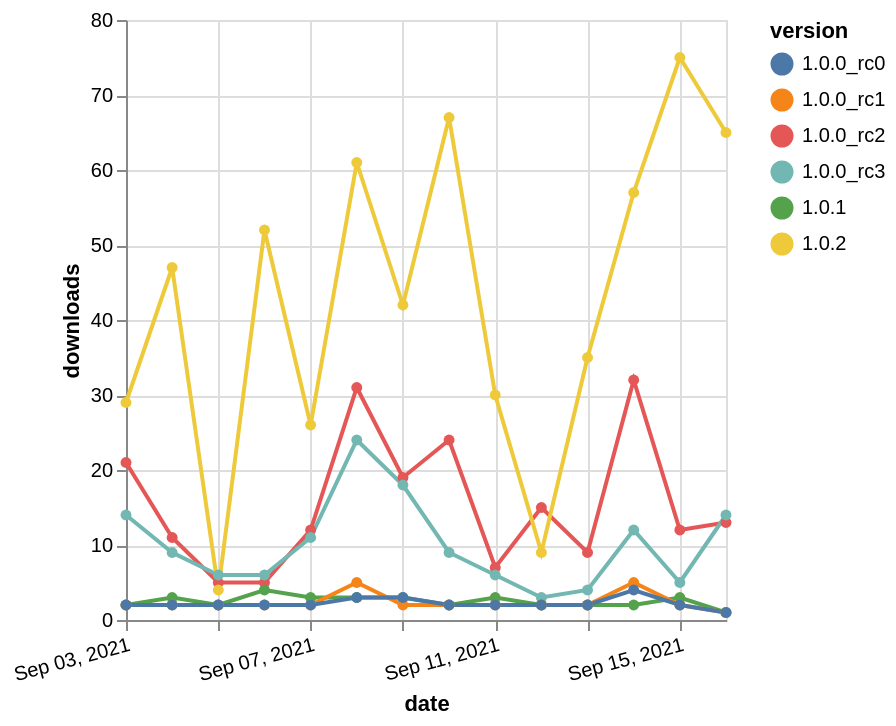

Express this chart as Vega-Lite.
### Vega-Lite specification from a JSON file in a GitHub repository (floating-point values rounded to 4 significant figures)
{"$schema": "https://vega.github.io/schema/vega-lite/v5.json", "description": "A simple bar chart with embedded data.", "data": {"values": [{"date": "2021-09-03", "total": 17078, "delta": 21, "version": "1.0.0_rc2"}, {"date": "2021-09-04", "total": 17089, "delta": 11, "version": "1.0.0_rc2"}, {"date": "2021-09-05", "total": 17094, "delta": 5, "version": "1.0.0_rc2"}, {"date": "2021-09-06", "total": 17099, "delta": 5, "version": "1.0.0_rc2"}, {"date": "2021-09-07", "total": 17111, "delta": 12, "version": "1.0.0_rc2"}, {"date": "2021-09-08", "total": 17142, "delta": 31, "version": "1.0.0_rc2"}, {"date": "2021-09-09", "total": 17161, "delta": 19, "version": "1.0.0_rc2"}, {"date": "2021-09-10", "total": 17185, "delta": 24, "version": "1.0.0_rc2"}, {"date": "2021-09-11", "total": 17192, "delta": 7, "version": "1.0.0_rc2"}, {"date": "2021-09-12", "total": 17207, "delta": 15, "version": "1.0.0_rc2"}, {"date": "2021-09-13", "total": 17216, "delta": 9, "version": "1.0.0_rc2"}, {"date": "2021-09-14", "total": 17248, "delta": 32, "version": "1.0.0_rc2"}, {"date": "2021-09-15", "total": 17260, "delta": 12, "version": "1.0.0_rc2"}, {"date": "2021-09-16", "total": 17273, "delta": 13, "version": "1.0.0_rc2"}, {"date": "2021-09-03", "total": 11427, "delta": 14, "version": "1.0.0_rc3"}, {"date": "2021-09-04", "total": 11436, "delta": 9, "version": "1.0.0_rc3"}, {"date": "2021-09-05", "total": 11442, "delta": 6, "version": "1.0.0_rc3"}, {"date": "2021-09-06", "total": 11448, "delta": 6, "version": "1.0.0_rc3"}, {"date": "2021-09-07", "total": 11459, "delta": 11, "version": "1.0.0_rc3"}, {"date": "2021-09-08", "total": 11483, "delta": 24, "version": "1.0.0_rc3"}, {"date": "2021-09-09", "total": 11501, "delta": 18, "version": "1.0.0_rc3"}, {"date": "2021-09-10", "total": 11510, "delta": 9, "version": "1.0.0_rc3"}, {"date": "2021-09-11", "total": 11516, "delta": 6, "version": "1.0.0_rc3"}, {"date": "2021-09-12", "total": 11519, "delta": 3, "version": "1.0.0_rc3"}, {"date": "2021-09-13", "total": 11523, "delta": 4, "version": "1.0.0_rc3"}, {"date": "2021-09-14", "total": 11535, "delta": 12, "version": "1.0.0_rc3"}, {"date": "2021-09-15", "total": 11540, "delta": 5, "version": "1.0.0_rc3"}, {"date": "2021-09-16", "total": 11554, "delta": 14, "version": "1.0.0_rc3"}, {"date": "2021-09-03", "total": 3599, "delta": 2, "version": "1.0.1"}, {"date": "2021-09-04", "total": 3602, "delta": 3, "version": "1.0.1"}, {"date": "2021-09-05", "total": 3604, "delta": 2, "version": "1.0.1"}, {"date": "2021-09-06", "total": 3608, "delta": 4, "version": "1.0.1"}, {"date": "2021-09-07", "total": 3611, "delta": 3, "version": "1.0.1"}, {"date": "2021-09-08", "total": 3614, "delta": 3, "version": "1.0.1"}, {"date": "2021-09-09", "total": 3617, "delta": 3, "version": "1.0.1"}, {"date": "2021-09-10", "total": 3619, "delta": 2, "version": "1.0.1"}, {"date": "2021-09-11", "total": 3622, "delta": 3, "version": "1.0.1"}, {"date": "2021-09-12", "total": 3624, "delta": 2, "version": "1.0.1"}, {"date": "2021-09-13", "total": 3626, "delta": 2, "version": "1.0.1"}, {"date": "2021-09-14", "total": 3628, "delta": 2, "version": "1.0.1"}, {"date": "2021-09-15", "total": 3631, "delta": 3, "version": "1.0.1"}, {"date": "2021-09-16", "total": 3632, "delta": 1, "version": "1.0.1"}, {"date": "2021-09-03", "total": 15804, "delta": 2, "version": "1.0.0_rc1"}, {"date": "2021-09-04", "total": 15806, "delta": 2, "version": "1.0.0_rc1"}, {"date": "2021-09-05", "total": 15808, "delta": 2, "version": "1.0.0_rc1"}, {"date": "2021-09-06", "total": 15810, "delta": 2, "version": "1.0.0_rc1"}, {"date": "2021-09-07", "total": 15812, "delta": 2, "version": "1.0.0_rc1"}, {"date": "2021-09-08", "total": 15817, "delta": 5, "version": "1.0.0_rc1"}, {"date": "2021-09-09", "total": 15819, "delta": 2, "version": "1.0.0_rc1"}, {"date": "2021-09-10", "total": 15821, "delta": 2, "version": "1.0.0_rc1"}, {"date": "2021-09-11", "total": 15823, "delta": 2, "version": "1.0.0_rc1"}, {"date": "2021-09-12", "total": 15825, "delta": 2, "version": "1.0.0_rc1"}, {"date": "2021-09-13", "total": 15827, "delta": 2, "version": "1.0.0_rc1"}, {"date": "2021-09-14", "total": 15832, "delta": 5, "version": "1.0.0_rc1"}, {"date": "2021-09-15", "total": 15834, "delta": 2, "version": "1.0.0_rc1"}, {"date": "2021-09-16", "total": 15835, "delta": 1, "version": "1.0.0_rc1"}, {"date": "2021-09-03", "total": 7987, "delta": 29, "version": "1.0.2"}, {"date": "2021-09-04", "total": 8034, "delta": 47, "version": "1.0.2"}, {"date": "2021-09-05", "total": 8038, "delta": 4, "version": "1.0.2"}, {"date": "2021-09-06", "total": 8090, "delta": 52, "version": "1.0.2"}, {"date": "2021-09-07", "total": 8116, "delta": 26, "version": "1.0.2"}, {"date": "2021-09-08", "total": 8177, "delta": 61, "version": "1.0.2"}, {"date": "2021-09-09", "total": 8219, "delta": 42, "version": "1.0.2"}, {"date": "2021-09-10", "total": 8286, "delta": 67, "version": "1.0.2"}, {"date": "2021-09-11", "total": 8316, "delta": 30, "version": "1.0.2"}, {"date": "2021-09-12", "total": 8325, "delta": 9, "version": "1.0.2"}, {"date": "2021-09-13", "total": 8360, "delta": 35, "version": "1.0.2"}, {"date": "2021-09-14", "total": 8417, "delta": 57, "version": "1.0.2"}, {"date": "2021-09-15", "total": 8492, "delta": 75, "version": "1.0.2"}, {"date": "2021-09-16", "total": 8557, "delta": 65, "version": "1.0.2"}, {"date": "2021-09-03", "total": 4962, "delta": 2, "version": "1.0.0_rc0"}, {"date": "2021-09-04", "total": 4964, "delta": 2, "version": "1.0.0_rc0"}, {"date": "2021-09-05", "total": 4966, "delta": 2, "version": "1.0.0_rc0"}, {"date": "2021-09-06", "total": 4968, "delta": 2, "version": "1.0.0_rc0"}, {"date": "2021-09-07", "total": 4970, "delta": 2, "version": "1.0.0_rc0"}, {"date": "2021-09-08", "total": 4973, "delta": 3, "version": "1.0.0_rc0"}, {"date": "2021-09-09", "total": 4976, "delta": 3, "version": "1.0.0_rc0"}, {"date": "2021-09-10", "total": 4978, "delta": 2, "version": "1.0.0_rc0"}, {"date": "2021-09-11", "total": 4980, "delta": 2, "version": "1.0.0_rc0"}, {"date": "2021-09-12", "total": 4982, "delta": 2, "version": "1.0.0_rc0"}, {"date": "2021-09-13", "total": 4984, "delta": 2, "version": "1.0.0_rc0"}, {"date": "2021-09-14", "total": 4988, "delta": 4, "version": "1.0.0_rc0"}, {"date": "2021-09-15", "total": 4990, "delta": 2, "version": "1.0.0_rc0"}, {"date": "2021-09-16", "total": 4991, "delta": 1, "version": "1.0.0_rc0"}]}, "width": "container", "mark": {"type": "line", "point": {"filled": true}}, "encoding": {"x": {"field": "date", "type": "temporal", "timeUnit": "yearmonthdate", "title": "date", "axis": {"labelAngle": -15}}, "y": {"field": "delta", "type": "quantitative", "title": "downloads"}, "color": {"field": "version", "type": "nominal"}, "tooltip": {"field": "delta"}}}
